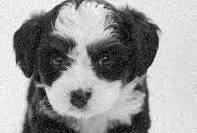
#> input picture Gaussian_Filter_Implementation/images/noisy_2.jpg, 197 x 133 px; its folder holds only this picture in this run
$ jupyter execute gaussian_filtering.ipynb
#> lines starting #> are read from the running program, lines starting #| are printed output that depends on the picture
# **Image smoothing using a Gaussian filter**
**Image smoothing using a Gaussian filter** is a fundamental image enhancement technique used primarily to blur an image and reduce sharp transitions in intensity. It acts as a lowpass filter, attenuating high-frequency components such as random noise while passing low-frequency components that represent the smooth areas of an image .

### **Core Concept of Gaussian Smoothing**
Unlike simple averaging (box) filters that assign equal weight to every pixel in a neighborhood, the Gaussian filter is a weighted average filter.
In this method, the influence of a neighboring pixel on the output depends on its distance from the center; specifically, the weights decrease monotonically with distance from the central pixel. This results in a smoother, more natural-looking blur compared to box filters.

### **Mathematical Explanation**
The behavior of the filter is defined by the 2D Gaussian function, which creates a bell-shaped surface.
1. **The Gaussian Function**
For a discrete 2D Gaussian function with zero mean, the expression is typically given as:$$f(x, y) = \frac{1}{2\pi\sigma^2} e^{-\frac{x^2+y^2}{2\sigma^2}}$$ Alternatively, it can be simplified in discrete notation as:$$gm, n = e^{-\frac{m^2+n^2}{2\sigma^2}}$$ Where:
$x, y$ (or $m, n$) represent the horizontal and vertical distances from the center of the filter
$\sigma$ (Standard Deviation) is the "spread" parameter. It controls the extent of the smoothing; a larger $\sigma$ (or variance $\sigma^2$) results in a wider filter and more pronounced blurring.

### **Spatial Domain Implementation (Convolution)**
In the spatial domain, the smoothing process is mathematically achieved through two-dimensional convolution. The image $f(x,y)$ is convolved with a Gaussian kernel $w(x,y)$ to produce the smoothed image $g(x,y)$:$$g(x, y) = f(x, y) * w(x, y)$$To capture the effective shape of the Gaussian curve, the size of the kernel is usually chosen to be approximately $6\sigma \times 6\sigma$.

### **Frequency Domain Implementation (Multiplication)**
Convolution in the spatial domain is equivalent to multiplication in the frequency domain. The image is converted via Fourier Transform ($F$), multiplied by the Gaussian lowpass filter transfer function ($H$), and then converted back via Inverse Fourier Transform:$$G(u, v) = H(u, v)F(u, v)$$ Where the filter transfer function is defined as:$$H(u, v) = e^{-\frac{D^2(u, v)}{2\sigma^2}}$$ ($D(u, v)$ is the distance from the center of the frequency rectangle).
### **Key Advantages of Gaussian Filtering**
**Isotropic (Circularly Symmetric)**: The filter's response is independent of the direction of intensity transitions, ensuring uniform blurring in all radial directions.

**Separability**: A 2D Gaussian kernel is separable, meaning it can be implemented as two successive 1D convolutions (one row-wise, one column-wise). This drastically reduces computational operations from $O(MNn^2)$ to $O(MNn)$ for an $M \times N$ image and $n \times n$ kernel.

**No Ringing**: Unlike "Ideal" lowpass filters, Gaussian filters are guaranteed to produce no ringing artifacts (false oscillations) in the output image.
Noise Reduction: It is highly effective at minimizing the impact of additive white Gaussian noise.

## **Gaussian Filter Implementation**
### **Overview**
The project uses Python's standard scientific stack:
- OpenCV for image processing
- NumPy for numerical array operations
- Matplotlib for visualization.

### **Core Concept & Mathematics**
Gaussian smoothing is a weighted average operation where the importance of neighboring pixels decreases as they move further from the center. The behavior is governed by the 2D Gaussian function:

$$G(x, y) = \frac{1}{2\pi\sigma^2} e^{-\frac{x^2+y^2}{2\sigma^2}}$$

The standard deviation (σ) acts as a "blur dial"; a higher σ results in a wider filter and more pronounced blurring

## **Project Code**
### **Step 1: Import Required Libraries**
We need three main libraries:

- cv2 (OpenCV): For image loading and built-in filtering functions
- numpy: For manual convolution implementation and array operations
- matplotlib: For displaying images side by side

[cell 1]
import cv2
import numpy as np
import matplotlib.pyplot as plt

[cell 2]
# 1. Load a real image (using grayscale for technical clarity)
from pathlib import Path
# Try to load an image robustly from the images folder
img_path = Path('images') / 'noisy_1.jpg'
if not img_path.exists():
    candidates = list(Path('images').glob('*'))
    img_path = candidates[0] if candidates else None

if img_path is not None:
    img_in = cv2.imread(str(img_path), cv2.IMREAD_GRAYSCALE)
#> img_in is the input picture: shape (133, 197); min 0, max 255, mean 154.6
else:
    img_in = None

if img_in is None:
    # Provide a helpful message and fall back to a synthetic image
    print('Warning: could not read any image from images/. Using synthetic test image.')
    img_in = np.tile(np.linspace(0, 255, 256, dtype=np.uint8), (256, 1))

# 2. Add White Gaussian Noise to demonstrate denoising effectiveness [10, 11]
mean, std = 0, 50
# Generate Gaussian noise using numpy and add safely to avoid dtype/shape errors
gauss_noise = np.random.normal(mean, std, img_in.shape).astype(np.int16)
noisy_img = img_in.astype(np.int16) + gauss_noise
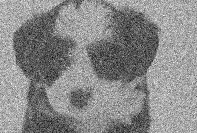
#> noisy_img: shape (133, 197) int16; min -157, max 420, mean 154.5; drawn with min black and max white
noisy_img = np.clip(noisy_img, 0, 255).astype(np.uint8)
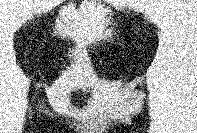
#> noisy_img: shape (133, 197); min 0, max 255, mean 152

### ***Step 2: Apply Gaussian Smoothing with different kernel sizes and sigma values***

[cell 3]
# 3. Apply Gaussian Smoothing with different kernel sizes and sigma values [8, 12]
# Note: Kernel size should be ~6 * sigma and odd [13, 14]
blur_small = cv2.GaussianBlur(noisy_img, (5, 5), 1.0)
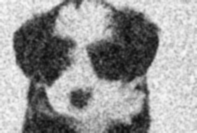
#> blur_small: shape (133, 197); min 11, max 251, mean 152
blur_large = cv2.GaussianBlur(noisy_img, (11, 11), 3.0)
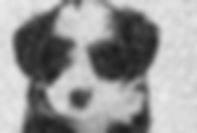
#> blur_large: shape (133, 197); min 30, max 235, mean 152

[cell 4]
# 4. Display results and comparisons [9, 15]
plt.figure(figsize=(16, 8))

plt.subplot(1, 4, 1)
plt.imshow(img_in, cmap='gray')
plt.title('Original Image'), plt.axis('off')

plt.subplot(1, 4, 2)
plt.imshow(noisy_img, cmap='gray')
plt.title('Noisy Image (std=50)'), plt.axis('off')

plt.subplot(1, 4, 3)
plt.imshow(blur_small, cmap='gray')
plt.title('5x5 Gaussian Filter\n(Sigma=1.0)'), plt.axis('off')

plt.subplot(1, 4, 4)
plt.imshow(blur_large, cmap='gray')
plt.title('11x11 Gaussian Filter\n(Sigma=3.0)'), plt.axis('off')

plt.tight_layout()
plt.show()
